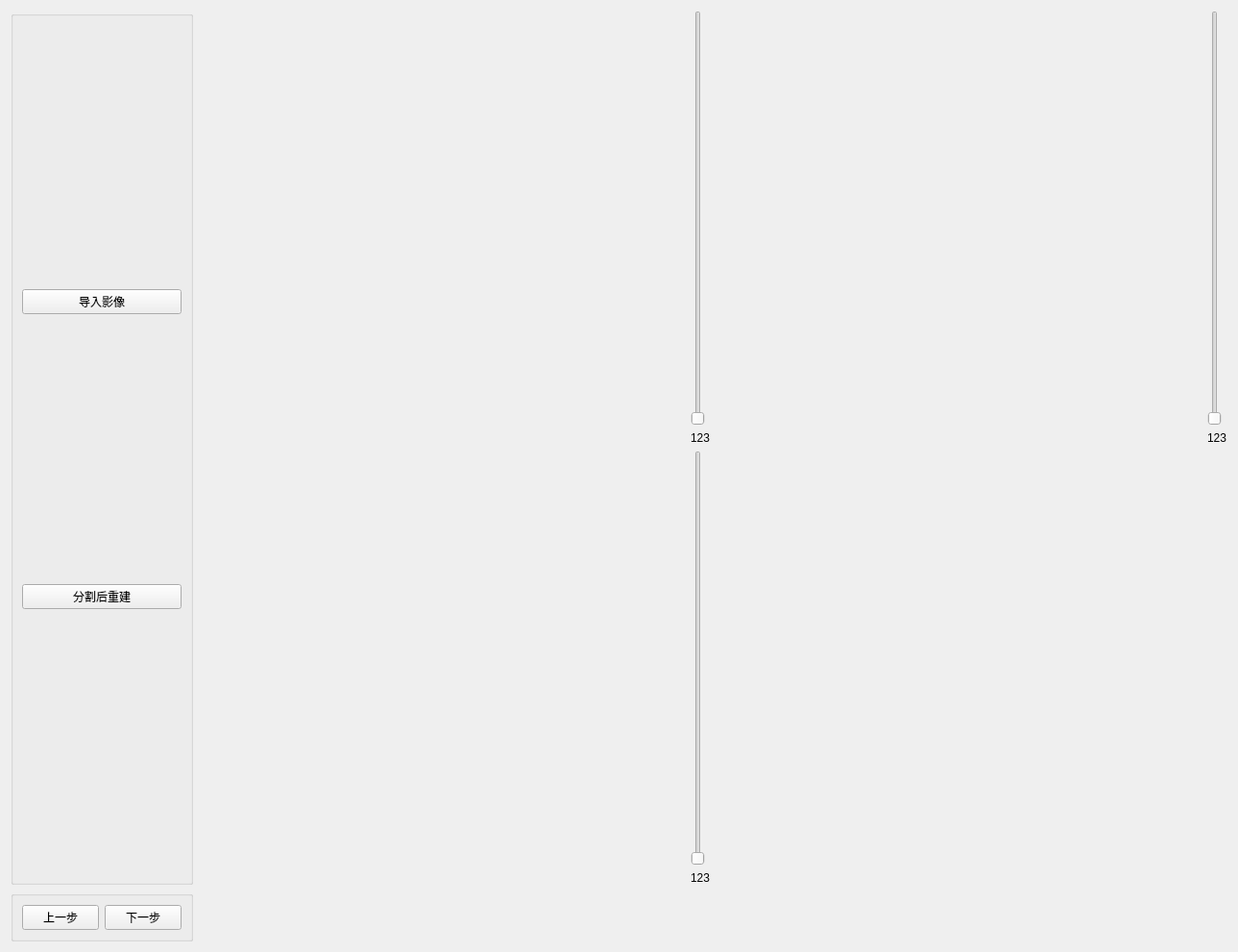
<?xml version="1.0" encoding="UTF-8"?>
<ui version="4.0">
 <class>SpinalImage</class>
 <widget class="QWidget" name="SpinalImage">
  <property name="geometry">
   <rect>
    <x>0</x>
    <y>0</y>
    <width>1289</width>
    <height>991</height>
   </rect>
  </property>
  <property name="windowTitle">
   <string>Form</string>
  </property>
  <layout class="QGridLayout" name="gridLayout_2">
   <item row="0" column="1">
    <layout class="QGridLayout" name="gridLayout">
     <property name="sizeConstraint">
      <enum>QLayout::SetDefaultConstraint</enum>
     </property>
     <item row="0" column="0">
      <layout class="QHBoxLayout" name="horizontalLayout_4">
       <item>
        <widget class="QVTKOpenGLNativeWidget" name="axialPlane1" native="true">
         <property name="sizePolicy">
          <sizepolicy hsizetype="Expanding" vsizetype="Expanding">
           <horstretch>0</horstretch>
           <verstretch>0</verstretch>
          </sizepolicy>
         </property>
        </widget>
       </item>
       <item>
        <layout class="QVBoxLayout" name="verticalLayout_4">
         <item>
          <widget class="QSlider" name="axialSlider1">
           <property name="orientation">
            <enum>Qt::Vertical</enum>
           </property>
          </widget>
         </item>
         <item>
          <widget class="QLabel" name="axialIndex1">
           <property name="sizePolicy">
            <sizepolicy hsizetype="Fixed" vsizetype="Preferred">
             <horstretch>0</horstretch>
             <verstretch>0</verstretch>
            </sizepolicy>
           </property>
           <property name="text">
            <string>123</string>
           </property>
           <property name="textFormat">
            <enum>Qt::AutoText</enum>
           </property>
           <property name="margin">
            <number>2</number>
           </property>
          </widget>
         </item>
        </layout>
       </item>
      </layout>
     </item>
     <item row="1" column="1">
      <widget class="QVTKOpenGLNativeWidget" name="threeDimensiona1" native="true">
       <property name="sizePolicy">
        <sizepolicy hsizetype="Expanding" vsizetype="Expanding">
         <horstretch>0</horstretch>
         <verstretch>0</verstretch>
        </sizepolicy>
       </property>
      </widget>
     </item>
     <item row="0" column="1">
      <layout class="QHBoxLayout" name="horizontalLayout_5">
       <item>
        <widget class="QVTKOpenGLNativeWidget" name="coronalPlane1" native="true">
         <property name="sizePolicy">
          <sizepolicy hsizetype="Expanding" vsizetype="Expanding">
           <horstretch>0</horstretch>
           <verstretch>0</verstretch>
          </sizepolicy>
         </property>
        </widget>
       </item>
       <item>
        <layout class="QVBoxLayout" name="verticalLayout_5">
         <item>
          <widget class="QSlider" name="coronalSlider1">
           <property name="orientation">
            <enum>Qt::Vertical</enum>
           </property>
          </widget>
         </item>
         <item>
          <widget class="QLabel" name="coronalIndex1">
           <property name="sizePolicy">
            <sizepolicy hsizetype="Fixed" vsizetype="Preferred">
             <horstretch>0</horstretch>
             <verstretch>0</verstretch>
            </sizepolicy>
           </property>
           <property name="text">
            <string>123</string>
           </property>
          </widget>
         </item>
        </layout>
       </item>
      </layout>
     </item>
     <item row="1" column="0">
      <layout class="QHBoxLayout" name="horizontalLayout_6">
       <item>
        <widget class="QVTKOpenGLNativeWidget" name="sagittalPlane1" native="true">
         <property name="sizePolicy">
          <sizepolicy hsizetype="Expanding" vsizetype="Expanding">
           <horstretch>0</horstretch>
           <verstretch>0</verstretch>
          </sizepolicy>
         </property>
        </widget>
       </item>
       <item>
        <layout class="QVBoxLayout" name="verticalLayout_6">
         <item>
          <widget class="QSlider" name="sagittalSlider1">
           <property name="orientation">
            <enum>Qt::Vertical</enum>
           </property>
          </widget>
         </item>
         <item>
          <widget class="QLabel" name="sagittalIndex1">
           <property name="text">
            <string>123</string>
           </property>
          </widget>
         </item>
        </layout>
       </item>
      </layout>
     </item>
    </layout>
   </item>
   <item row="2" column="0">
    <widget class="QGroupBox" name="groupBox_2">
     <property name="title">
      <string/>
     </property>
     <layout class="QHBoxLayout" name="horizontalLayout_2">
      <item>
       <widget class="QPushButton" name="previousStep1">
        <property name="text">
         <string>上一步</string>
        </property>
       </widget>
      </item>
      <item>
       <widget class="QPushButton" name="nextStep1">
        <property name="text">
         <string>下一步</string>
        </property>
       </widget>
      </item>
     </layout>
    </widget>
   </item>
   <item row="0" column="0">
    <widget class="QGroupBox" name="groupBox">
     <property name="title">
      <string/>
     </property>
     <layout class="QVBoxLayout" name="verticalLayout">
      <item>
       <widget class="QPushButton" name="loadImage">
        <property name="sizePolicy">
         <sizepolicy hsizetype="Minimum" vsizetype="Fixed">
          <horstretch>0</horstretch>
          <verstretch>0</verstretch>
         </sizepolicy>
        </property>
        <property name="text">
         <string>导入影像</string>
        </property>
       </widget>
      </item>
      <item>
       <widget class="QPushButton" name="segment">
        <property name="text">
         <string>分割后重建</string>
        </property>
       </widget>
      </item>
     </layout>
    </widget>
   </item>
  </layout>
 </widget>
 <customwidgets>
  <customwidget>
   <class>QVTKOpenGLNativeWidget</class>
   <extends>QWidget</extends>
   <header>QVTKOpenGLNativeWidget.h</header>
   <container>1</container>
  </customwidget>
 </customwidgets>
 <resources/>
 <connections/>
</ui>
